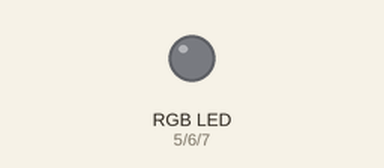
Recording of a sketch running on a simulated Arduino Uno, built with avr-gcc and run on an emulated ATmega328P. On the bench: an RGB LED mixed from three pins (HIGH = lit). Dim RGB values are drawn brighter than linear; random numbers use the default seed unless the sketch sets one.

Above: at 0.15 s.
At 8.42 s:
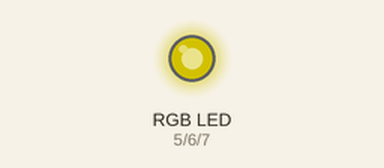
At 17.21 s:
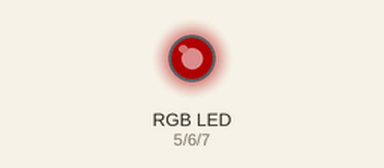
At 25.78 s:
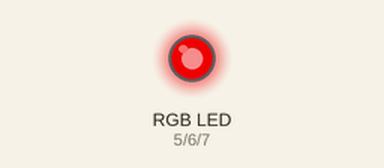
At 31.5 s:
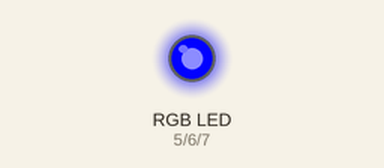
At 36.78 s:
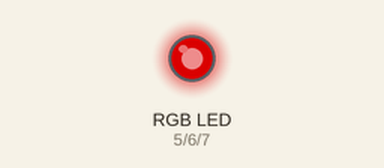
Timing chart, 0 to 40.0 s (numbered marks = the images above):
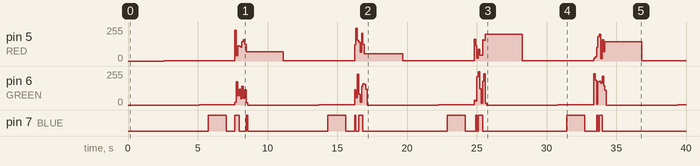

The sketch:

CompanionCubeColors.ino
```cpp
#define BLUE 7
#define GREEN 6
#define RED 5

void setup() {
  // put your setup code here, to run once:
  pinMode(RED, OUTPUT);
  pinMode(GREEN, OUTPUT);
  pinMode(BLUE, OUTPUT);
  analogWrite(RED, 0);
  analogWrite(GREEN, 0);
  analogWrite(BLUE, 0);
}

const uint16_t DELAY_TIME = 5;
const uint8_t RANDOM_COUNT = 10;
int RandomR = 0;
int RandomG = 0;
int RandomB = 0;

void loop() {
  // RESET
  analogWrite(RED, 0);
  analogWrite(GREEN, 0);
  analogWrite(BLUE, 0);

  // RED
  for (int R = 0; R < 255; R++) {
    analogWrite(RED, R);
    delay(DELAY_TIME);
  }

  for (int R = 255; R > 0; R--) {
    analogWrite(RED, R);
    delay(DELAY_TIME);
  }

  // GREEN
  for (int G = 0; G < 255; G++) {
    analogWrite(GREEN, G);
    delay(DELAY_TIME);
  }

  for (int G = 255; G > 0; G--) {
    analogWrite(GREEN, G);
    delay(DELAY_TIME);
  }

  // BLUE
  for (int B = 0; B < 255; B++) {
    analogWrite(BLUE, B);
    delay(DELAY_TIME);
  }

  for (int B = 255; B > 0; B--) {
    analogWrite(BLUE, B);
    delay(DELAY_TIME);
  }

  // Random color flashes
  for (int RandomX = 1; RandomX < RANDOM_COUNT; RandomX++) {
    RandomR = random(255);
    RandomG = random(255);
    RandomB = random(255);
    analogWrite(RED, RandomR);
    analogWrite(GREEN, RandomG);
    analogWrite(BLUE, RandomB);
    delay(100);
  }

}
```

Measured:
- by itself, pin 6 (GREEN): 0/255 → 1/255 at 5.1 s, → 19/255 2.6 s later, → 175/255 0.10 s later, → 68/255 0.10 s later, … (45 changes in this stretch)
- by itself, pin 7 (BLUE): LOW → HIGH at 5.8 s, → LOW 1.3 s later, → HIGH 0.64 s later, → LOW 0.30 s later, … (24 changes in this stretch)
